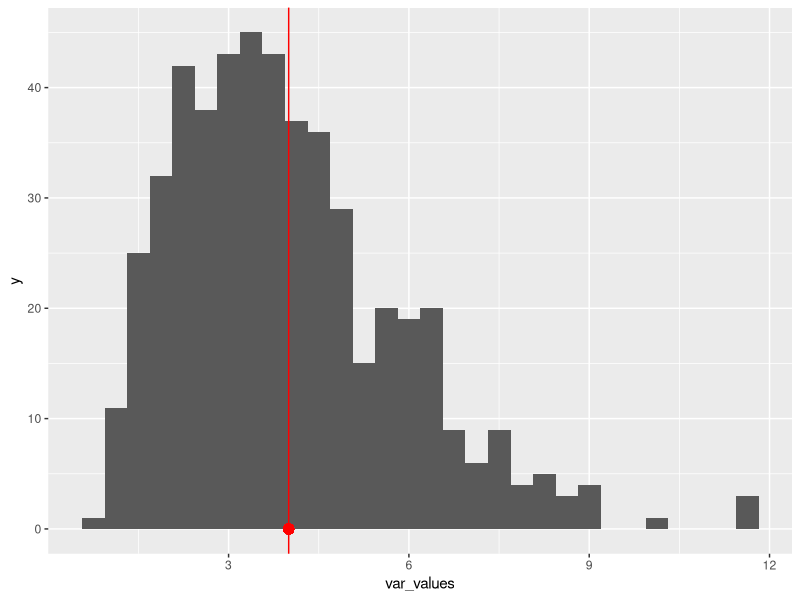
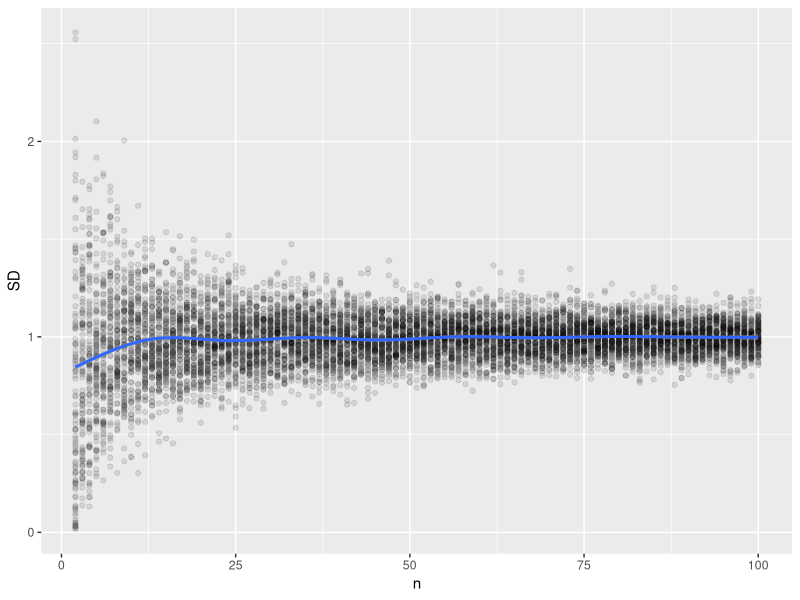
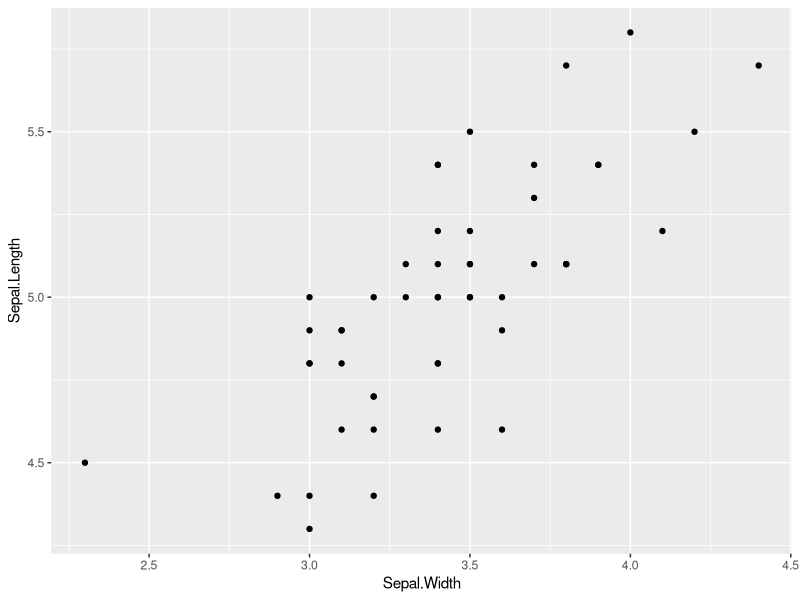
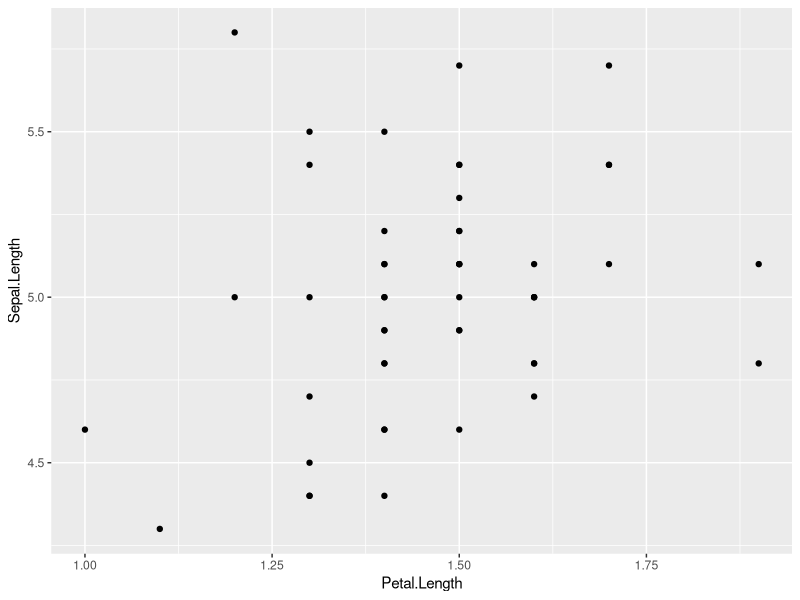

R code for these plots, in order:
## ---- chunk 1
library(ggplot2)
## ---- chunk 2
mi <- 0
sigma <- 4
n <- 5000

x <- rnorm(n, mi, sigma)
mean <- sum(x) / n
var_unbiased <- sum((x-mean)^2) / (n - 1)
var_mle <- sum((x-mean)^2) / n
sd_mle <- sqrt(var_mle)

print("Nieobciążony estymator wariancji:")
var_unbiased
print("Estymator największej wiarygodności wariancji:")
var_mle
print("Estymator największej wiarygodności odchylenia standardowego:")
sd_mle

print("funkcja var:")
var(x)
print("funkcja sd:")
sd(x)
## ---- chunk 3
n <- 5000
mi <- 0
sigma <- 2

x <- rnorm(5000, mi, sigma)
M <- matrix(x, nrow=10)

S <- apply(M, 2, var)
S1 <- (S * (nrow(M)-1)) / nrow(M)
S2 <- (S * (nrow(M)-1)) / (nrow(M) + 1)

bias_S <- mean(S) - sigma^2
bias_S1 <- mean(S1) - sigma^2
bias_S2 <- mean(S2) - sigma^2

sd_S <- sd(S)
sd_S1 <- sd(S1)
sd_S2 <- sd(S2)

rmse_S <- sqrt(mean((S - sigma^2)^2))
rmse_S1 <- sqrt(mean((S1 - sigma^2)^2))
rmse_S2 <- sqrt(mean((S2 - sigma^2)^2))

cat("Obciążenie:\n")
cat("S:", bias_S, "S1:", bias_S1, "S2:", bias_S2, "\n")

cat("Odchylenie standardowe:\n")
cat("S:", sd_S, "S1:", sd_S1, "S2:", sd_S2, "\n")

cat("RMSE:\n")
cat("S:", rmse_S, "S1:", rmse_S1, "S2:", rmse_S2, "\n")
## ---- chunk 4
S_data <- data.frame('var_values' = S)
ggplot(S_data) + geom_histogram(aes(x=var_values), bins=30) +      
  geom_point(aes(x=sigma^2,y=0), col='red', size=3) +           
  geom_vline(xintercept = sigma^2, col='red')
## ---- chunk 5
sample_sd <- function(N, n) {
  M <- matrix(rnorm(N*n), nrow = N)
  return(apply(M, 1, sd))
}

## ---- chunk 6
n <- 2:100
sd_estimates <- sapply(n, sample_sd, N=100)
sd_to_plot <- data.frame('SD'=c(sd_estimates), 'n'=rep(n, each=100))

my_sd_plot <- ggplot(sd_to_plot, aes(x=n, y=SD)) +
    geom_point(alpha=0.1) +
    geom_smooth()
## ---- chunk 7
my_sd_plot
## ---- chunk 8
data(iris)
setosa_data <- iris[iris$Species == 'setosa', ]

mean_width <- mean(setosa_data$Sepal.Width)
mean_length <- mean(setosa_data$Sepal.Length)

sd_width <- sd(setosa_data$Sepal.Width)
sd_length <- sd(setosa_data$Sepal.Length)

cat("Mean width: ", mean_width, "\n")
cat("Mean length: ", mean_length, "\n")

cat("Width sd: ", sd_width, "\n")
cat("Length sd: ", sd_length, "\n")

## ---- chunk 9
cor(setosa_data$Sepal.Width, setosa_data$Sepal.Length)
cor(setosa_data$Petal.Length, setosa_data$Sepal.Length)
## ---- chunk 10
ggplot(setosa_data, aes(x = Sepal.Width, y = Sepal.Length)) + geom_point()
ggplot(setosa_data, aes(x = Petal.Length, y = Sepal.Length)) + geom_point()
## ---- chunk 11
isInCircle <- function(x) {
  return(x[1]^2 + x[2]^2 <= 1)
}
## ---- chunk 12
n <- 100000
M <- matrix(runif(2*n, 0, 1), nrow=2)
pi <- mean(apply(M, 2, isInCircle)) * 4
pi
